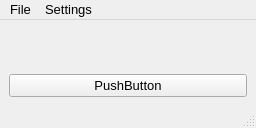
<?xml version="1.0" encoding="UTF-8"?>
<ui version="4.0">
 <class>MainWindow</class>
 <widget class="QMainWindow" name="MainWindow">
  <property name="enabled">
   <bool>true</bool>
  </property>
  <property name="geometry">
   <rect>
    <x>0</x>
    <y>0</y>
    <width>256</width>
    <height>128</height>
   </rect>
  </property>
  <property name="sizePolicy">
   <sizepolicy hsizetype="Preferred" vsizetype="Preferred">
    <horstretch>0</horstretch>
    <verstretch>0</verstretch>
   </sizepolicy>
  </property>
  <property name="font">
   <font>
    <pointsize>10</pointsize>
   </font>
  </property>
  <property name="acceptDrops">
   <bool>true</bool>
  </property>
  <property name="windowTitle">
   <string>Mosaic</string>
  </property>
  <widget class="QWidget" name="centralwidget">
   <layout class="QVBoxLayout" name="verticalLayout">
    <item>
     <widget class="QLabel" name="label">
      <property name="sizePolicy">
       <sizepolicy hsizetype="Preferred" vsizetype="Preferred">
        <horstretch>0</horstretch>
        <verstretch>0</verstretch>
       </sizepolicy>
      </property>
      <property name="text">
       <string/>
      </property>
      <property name="alignment">
       <set>Qt::AlignCenter</set>
      </property>
     </widget>
    </item>
    <item>
     <widget class="QPushButton" name="pushButton">
      <property name="text">
       <string>PushButton</string>
      </property>
     </widget>
    </item>
   </layout>
  </widget>
  <widget class="QMenuBar" name="menubar">
   <property name="geometry">
    <rect>
     <x>0</x>
     <y>0</y>
     <width>256</width>
     <height>20</height>
    </rect>
   </property>
   <widget class="QMenu" name="menuFile">
    <property name="title">
     <string>File</string>
    </property>
    <addaction name="actionSelect_photos"/>
   </widget>
   <widget class="QMenu" name="menuSettings">
    <property name="title">
     <string>Settings</string>
    </property>
    <addaction name="actionAdd_tags"/>
   </widget>
   <addaction name="menuFile"/>
   <addaction name="menuSettings"/>
  </widget>
  <widget class="QStatusBar" name="statusbar"/>
  <action name="actionSelect_photos">
   <property name="text">
    <string>Select photos</string>
   </property>
  </action>
  <action name="actionSettings">
   <property name="text">
    <string>Settings</string>
   </property>
  </action>
  <action name="actionAdd_tags">
   <property name="text">
    <string>Add tags</string>
   </property>
  </action>
 </widget>
 <resources/>
 <connections/>
</ui>
